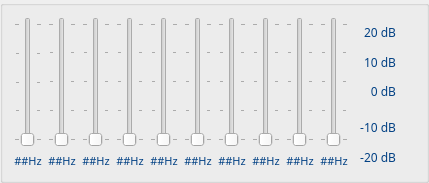
            <widget class="QGroupBox" name="groupBox">
             <property name="minimumSize">
              <size>
               <width>200</width>
               <height>0</height>
              </size>
             </property>
             <property name="maximumSize">
              <size>
               <width>500</width>
               <height>200</height>
              </size>
             </property>
             <property name="font">
              <font>
               <family>Yu Gothic UI Semibold</family>
              </font>
             </property>
             <property name="title">
              <string/>
             </property>
             <property name="alignment">
              <set>Qt::AlignCenter</set>
             </property>
             <property name="flat">
              <bool>false</bool>
             </property>
             <layout class="QGridLayout" name="gridLayout_31">
              <property name="rightMargin">
               <number>30</number>
              </property>
              <item row="0" column="2">
               <layout class="QGridLayout" name="gridLayout_26">
                <item row="0" column="0">
                 <widget class="QSlider" name="verticalSlider_3">
                  <property name="minimumSize">
                   <size>
                    <width>0</width>
                    <height>130</height>
                   </size>
                  </property>
                  <property name="maximumSize">
                   <size>
                    <width>30</width>
                    <height>200</height>
                   </size>
                  </property>
                  <property name="font">
                   <font>
                    <pointsize>10</pointsize>
                   </font>
                  </property>
                  <property name="cursor">
                   <cursorShape>PointingHandCursor</cursorShape>
                  </property>
                  <property name="pageStep">
                   <number>1</number>
                  </property>
                  <property name="orientation">
                   <enum>Qt::Vertical</enum>
                  </property>
                  <property name="tickPosition">
                   <enum>QSlider::TicksBothSides</enum>
                  </property>
                  <property name="tickInterval">
                   <number>25</number>
                  </property>
                 </widget>
                </item>
                <item row="1" column="0">
                 <widget class="QLabel" name="label_3_Hz">
                  <property name="font">
                   <font>
                    <family>Yu Gothic UI Semibold</family>
                    <pointsize>8</pointsize>
                   </font>
                  </property>
                  <property name="styleSheet">
                   <string notr="true">color : rgb(2, 65, 132);</string>
                  </property>
                  <property name="text">
                   <string>##Hz</string>
                  </property>
                  <property name="alignment">
                   <set>Qt::AlignCenter</set>
                  </property>
                 </widget>
                </item>
               </layout>
              </item>
              <item row="0" column="9">
               <layout class="QGridLayout" name="gridLayout_7">
                <item row="1" column="0">
                 <widget class="QLabel" name="label_10_Hz">
                  <property name="font">
                   <font>
                    <family>Yu Gothic UI Semibold</family>
                    <pointsize>8</pointsize>
                   </font>
                  </property>
                  <property name="styleSheet">
                   <string notr="true">color : rgb(2, 65, 132);</string>
                  </property>
                  <property name="text">
                   <string>##Hz</string>
                  </property>
                  <property name="alignment">
                   <set>Qt::AlignCenter</set>
                  </property>
                 </widget>
                </item>
                <item row="0" column="0">
                 <widget class="QSlider" name="verticalSlider_10">
                  <property name="minimumSize">
                   <size>
                    <width>0</width>
                    <height>130</height>
                   </size>
                  </property>
                  <property name="maximumSize">
                   <size>
                    <width>30</width>
                    <height>200</height>
                   </size>
                  </property>
                  <property name="font">
                   <font>
                    <pointsize>10</pointsize>
                   </font>
                  </property>
                  <property name="cursor">
                   <cursorShape>PointingHandCursor</cursorShape>
                  </property>
                  <property name="pageStep">
                   <number>1</number>
                  </property>
                  <property name="orientation">
                   <enum>Qt::Vertical</enum>
                  </property>
                  <property name="tickPosition">
                   <enum>QSlider::TicksBothSides</enum>
                  </property>
                  <property name="tickInterval">
                   <number>25</number>
                  </property>
                 </widget>
                </item>
               </layout>
              </item>
              <item row="0" column="6">
               <layout class="QGridLayout" name="gridLayout_22">
                <item row="0" column="0">
                 <widget class="QSlider" name="verticalSlider_7">
                  <property name="minimumSize">
                   <size>
                    <width>0</width>
                    <height>130</height>
                   </size>
                  </property>
                  <property name="maximumSize">
                   <size>
                    <width>30</width>
                    <height>200</height>
                   </size>
                  </property>
                  <property name="font">
                   <font>
                    <pointsize>10</pointsize>
                   </font>
                  </property>
                  <property name="cursor">
                   <cursorShape>PointingHandCursor</cursorShape>
                  </property>
                  <property name="pageStep">
                   <number>1</number>
                  </property>
                  <property name="orientation">
                   <enum>Qt::Vertical</enum>
                  </property>
                  <property name="tickPosition">
                   <enum>QSlider::TicksBothSides</enum>
                  </property>
                  <property name="tickInterval">
                   <number>25</number>
                  </property>
                 </widget>
                </item>
                <item row="1" column="0">
                 <widget class="QLabel" name="label_7_Hz">
                  <property name="font">
                   <font>
                    <family>Yu Gothic UI Semibold</family>
                    <pointsize>8</pointsize>
                   </font>
                  </property>
                  <property name="styleSheet">
                   <string notr="true">color : rgb(2, 65, 132);</string>
                  </property>
                  <property name="text">
                   <string>##Hz</string>
                  </property>
                  <property name="alignment">
                   <set>Qt::AlignCenter</set>
                  </property>
                 </widget>
                </item>
               </layout>
              </item>
              <item row="0" column="4">
               <layout class="QGridLayout" name="gridLayout_24">
                <item row="0" column="0">
                 <widget class="QSlider" name="verticalSlider_5">
                  <property name="minimumSize">
                   <size>
                    <width>0</width>
                    <height>130</height>
                   </size>
                  </property>
                  <property name="maximumSize">
                   <size>
                    <width>30</width>
                    <height>200</height>
                   </size>
                  </property>
                  <property name="font">
                   <font>
                    <pointsize>10</pointsize>
                   </font>
                  </property>
                  <property name="cursor">
                   <cursorShape>PointingHandCursor</cursorShape>
                  </property>
                  <property name="pageStep">
                   <number>1</number>
                  </property>
                  <property name="orientation">
                   <enum>Qt::Vertical</enum>
                  </property>
                  <property name="tickPosition">
                   <enum>QSlider::TicksBothSides</enum>
                  </property>
                  <property name="tickInterval">
                   <number>25</number>
                  </property>
                 </widget>
                </item>
                <item row="1" column="0">
                 <widget class="QLabel" name="label_5_Hz">
                  <property name="font">
                   <font>
                    <family>Yu Gothic UI Semibold</family>
                    <pointsize>8</pointsize>
                   </font>
                  </property>
                  <property name="styleSheet">
                   <string notr="true">color : rgb(2, 65, 132);</string>
                  </property>
                  <property name="text">
                   <string>##Hz</string>
                  </property>
                  <property name="alignment">
                   <set>Qt::AlignCenter</set>
                  </property>
                 </widget>
                </item>
               </layout>
              </item>
              <item row="0" column="3">
               <layout class="QGridLayout" name="gridLayout_25">
                <item row="0" column="0">
                 <widget class="QSlider" name="verticalSlider_4">
                  <property name="minimumSize">
                   <size>
                    <width>0</width>
                    <height>130</height>
                   </size>
                  </property>
                  <property name="maximumSize">
                   <size>
                    <width>30</width>
                    <height>200</height>
                   </size>
                  </property>
                  <property name="font">
                   <font>
                    <pointsize>10</pointsize>
                   </font>
                  </property>
                  <property name="cursor">
                   <cursorShape>PointingHandCursor</cursorShape>
                  </property>
                  <property name="autoFillBackground">
                   <bool>false</bool>
                  </property>
                  <property name="styleSheet">
                   <string notr="true">QSlider::groove:horizontal {
    border: 1px solid #bbb;
    height: 10px;
    margin: 0px;
    border-radius: 4px;
}

QSlider::sub-page:horizontal {
    background: qlineargradient(x1:0, y1:0, x2:1, y2:0,
        stop:0 rgba(255, 0, 0, 255),
        stop:1 rgba(0, 0, 255, 255));
    height: 10px;
    border-radius: 4px;
}

QSlider::handle:horizontal {
    background: qlineargradient(x1:0, y1:1, x2:0, y2:0,
        stop:0 rgba(255, 255, 255, 255),
        stop:1 rgba(0, 0, 0, 255));
    width: 18px;
    margin-top: -4px;
    margin-bottom: -4px;
    border-radius: 9px;
}
</string>
                  </property>
                  <property name="maximum">
                   <number>99</number>
                  </property>
                  <property name="pageStep">
                   <number>1</number>
                  </property>
                  <property name="orientation">
                   <enum>Qt::Vertical</enum>
                  </property>
                  <property name="invertedAppearance">
                   <bool>false</bool>
                  </property>
                  <property name="invertedControls">
                   <bool>false</bool>
                  </property>
                  <property name="tickPosition">
                   <enum>QSlider::TicksBothSides</enum>
                  </property>
                  <property name="tickInterval">
                   <number>25</number>
                  </property>
                 </widget>
                </item>
                <item row="1" column="0">
                 <widget class="QLabel" name="label_4_Hz">
                  <property name="font">
                   <font>
                    <family>Yu Gothic UI Semibold</family>
                    <pointsize>8</pointsize>
                   </font>
                  </property>
                  <property name="styleSheet">
                   <string notr="true">color : rgb(2, 65, 132);</string>
                  </property>
                  <property name="text">
                   <string>##Hz</string>
                  </property>
                  <property name="alignment">
                   <set>Qt::AlignCenter</set>
                  </property>
                 </widget>
                </item>
               </layout>
              </item>
              <item row="0" column="8">
               <layout class="QGridLayout" name="gridLayout_20">
                <item row="0" column="0">
                 <widget class="QSlider" name="verticalSlider_9">
                  <property name="minimumSize">
                   <size>
                    <width>0</width>
                    <height>130</height>
                   </size>
                  </property>
                  <property name="maximumSize">
                   <size>
                    <width>30</width>
                    <height>200</height>
                   </size>
                  </property>
                  <property name="font">
                   <font>
                    <pointsize>10</pointsize>
                   </font>
                  </property>
                  <property name="cursor">
                   <cursorShape>PointingHandCursor</cursorShape>
                  </property>
                  <property name="pageStep">
                   <number>1</number>
                  </property>
                  <property name="orientation">
                   <enum>Qt::Vertical</enum>
                  </property>
                  <property name="tickPosition">
                   <enum>QSlider::TicksBothSides</enum>
                  </property>
                  <property name="tickInterval">
                   <number>25</number>
                  </property>
                 </widget>
                </item>
                <item row="1" column="0">
                 <widget class="QLabel" name="label_9_Hz">
                  <property name="font">
                   <font>
                    <family>Yu Gothic UI Semibold</family>
                    <pointsize>8</pointsize>
                   </font>
                  </property>
                  <property name="styleSheet">
                   <string notr="true">color : rgb(2, 65, 132);</string>
                  </property>
                  <property name="text">
                   <string>##Hz</string>
                  </property>
                  <property name="alignment">
                   <set>Qt::AlignCenter</set>
                  </property>
                 </widget>
                </item>
               </layout>
              </item>
              <item row="0" column="0">
               <layout class="QGridLayout" name="gridLayout_28">
                <item row="0" column="0">
                 <widget class="QSlider" name="verticalSlider_1">
                  <property name="minimumSize">
                   <size>
                    <width>0</width>
                    <height>130</height>
                   </size>
                  </property>
                  <property name="maximumSize">
                   <size>
                    <width>30</width>
                    <height>200</height>
                   </size>
                  </property>
                  <property name="font">
                   <font>
                    <pointsize>10</pointsize>
                    <weight>50</weight>
                    <bold>false</bold>
                    <strikeout>false</strikeout>
                    <stylestrategy>PreferDefault</stylestrategy>
                   </font>
                  </property>
                  <property name="cursor">
                   <cursorShape>PointingHandCursor</cursorShape>
                  </property>
                  <property name="layoutDirection">
                   <enum>Qt::LeftToRight</enum>
                  </property>
                  <property name="autoFillBackground">
                   <bool>false</bool>
                  </property>
                  <property name="maximum">
                   <number>100</number>
                  </property>
                  <property name="pageStep">
                   <number>1</number>
                  </property>
                  <property name="sliderPosition">
                   <number>0</number>
                  </property>
                  <property name="tracking">
                   <bool>true</bool>
                  </property>
                  <property name="orientation">
                   <enum>Qt::Vertical</enum>
                  </property>
                  <property name="invertedAppearance">
                   <bool>false</bool>
                  </property>
                  <property name="invertedControls">
                   <bool>false</bool>
                  </property>
                  <property name="tickPosition">
                   <enum>QSlider::TicksBothSides</enum>
                  </property>
                  <property name="tickInterval">
                   <number>25</number>
                  </property>
                 </widget>
                </item>
                <item row="1" column="0">
                 <widget class="QLabel" name="label_1_Hz">
                  <property name="font">
                   <font>
                    <family>Yu Gothic UI Semibold</family>
                    <pointsize>8</pointsize>
                   </font>
                  </property>
                  <property name="styleSheet">
                   <string notr="true">color : rgb(2, 65, 132);</string>
                  </property>
                  <property name="text">
                   <string>##Hz</string>
                  </property>
                  <property name="alignment">
                   <set>Qt::AlignCenter</set>
                  </property>
                 </widget>
                </item>
               </layout>
              </item>
              <item row="0" column="7">
               <layout class="QGridLayout" name="gridLayout_21">
                <item row="0" column="0">
                 <widget class="QSlider" name="verticalSlider_8">
                  <property name="minimumSize">
                   <size>
                    <width>0</width>
                    <height>130</height>
                   </size>
                  </property>
                  <property name="maximumSize">
                   <size>
                    <width>30</width>
                    <height>200</height>
                   </size>
                  </property>
                  <property name="font">
                   <font>
                    <pointsize>10</pointsize>
                   </font>
                  </property>
                  <property name="cursor">
                   <cursorShape>PointingHandCursor</cursorShape>
                  </property>
                  <property name="pageStep">
                   <number>1</number>
                  </property>
                  <property name="orientation">
                   <enum>Qt::Vertical</enum>
                  </property>
                  <property name="tickPosition">
                   <enum>QSlider::TicksBothSides</enum>
                  </property>
                  <property name="tickInterval">
                   <number>25</number>
                  </property>
                 </widget>
                </item>
                <item row="1" column="0">
                 <widget class="QLabel" name="label_8_HZ">
                  <property name="font">
                   <font>
                    <family>Yu Gothic UI Semibold</family>
                    <pointsize>8</pointsize>
                   </font>
                  </property>
                  <property name="styleSheet">
                   <string notr="true">color : rgb(2, 65, 132);</string>
                  </property>
                  <property name="text">
                   <string>##Hz</string>
                  </property>
                  <property name="alignment">
                   <set>Qt::AlignCenter</set>
                  </property>
                 </widget>
                </item>
               </layout>
              </item>
              <item row="0" column="1">
               <layout class="QGridLayout" name="gridLayout_27">
                <item row="0" column="0">
                 <widget class="QSlider" name="verticalSlider_2">
                  <property name="minimumSize">
                   <size>
                    <width>0</width>
                    <height>130</height>
                   </size>
                  </property>
                  <property name="maximumSize">
                   <size>
                    <width>30</width>
                    <height>200</height>
                   </size>
                  </property>
                  <property name="font">
                   <font>
                    <pointsize>10</pointsize>
                   </font>
                  </property>
                  <property name="cursor">
                   <cursorShape>PointingHandCursor</cursorShape>
                  </property>
                  <property name="pageStep">
                   <number>1</number>
                  </property>
                  <property name="orientation">
                   <enum>Qt::Vertical</enum>
                  </property>
                  <property name="tickPosition">
                   <enum>QSlider::TicksBothSides</enum>
                  </property>
                  <property name="tickInterval">
                   <number>25</number>
                  </property>
                 </widget>
                </item>
                <item row="1" column="0">
                 <widget class="QLabel" name="label_2_Hz">
                  <property name="font">
                   <font>
                    <family>Yu Gothic UI Semibold</family>
                    <pointsize>8</pointsize>
                   </font>
                  </property>
                  <property name="styleSheet">
                   <string notr="true">color : rgb(2, 65, 132);</string>
                  </property>
                  <property name="text">
                   <string>##Hz</string>
                  </property>
                  <property name="alignment">
                   <set>Qt::AlignCenter</set>
                  </property>
                 </widget>
                </item>
               </layout>
              </item>
              <item row="0" column="5">
               <layout class="QGridLayout" name="gridLayout_23">
                <item row="0" column="0">
                 <widget class="QSlider" name="verticalSlider_6">
                  <property name="minimumSize">
                   <size>
                    <width>0</width>
                    <height>130</height>
                   </size>
                  </property>
                  <property name="maximumSize">
                   <size>
                    <width>30</width>
                    <height>200</height>
                   </size>
                  </property>
                  <property name="font">
                   <font>
                    <pointsize>10</pointsize>
                   </font>
                  </property>
                  <property name="cursor">
                   <cursorShape>PointingHandCursor</cursorShape>
                  </property>
                  <property name="pageStep">
                   <number>1</number>
                  </property>
                  <property name="orientation">
                   <enum>Qt::Vertical</enum>
                  </property>
                  <property name="tickPosition">
                   <enum>QSlider::TicksBothSides</enum>
                  </property>
                  <property name="tickInterval">
                   <number>25</number>
                  </property>
                 </widget>
                </item>
                <item row="1" column="0">
                 <widget class="QLabel" name="label_6_Hz">
                  <property name="font">
                   <font>
                    <family>Yu Gothic UI Semibold</family>
                    <pointsize>8</pointsize>
                   </font>
                  </property>
                  <property name="styleSheet">
                   <string notr="true">color : rgb(2, 65, 132);</string>
                  </property>
                  <property name="text">
                   <string>##Hz</string>
                  </property>
                  <property name="alignment">
                   <set>Qt::AlignCenter</set>
                  </property>
                 </widget>
                </item>
               </layout>
              </item>
              <item row="0" column="10">
               <layout class="QGridLayout" name="gridLayout_29" rowstretch="0,0,0,0,0">
                <property name="topMargin">
                 <number>0</number>
                </property>
                <property name="bottomMargin">
                 <number>3</number>
                </property>
                <property name="verticalSpacing">
                 <number>0</number>
                </property>
                <item row="4" column="0">
                 <widget class="QLabel" name="label_18">
                  <property name="minimumSize">
                   <size>
                    <width>42</width>
                    <height>0</height>
                   </size>
                  </property>
                  <property name="maximumSize">
                   <size>
                    <width>35</width>
                    <height>16777215</height>
                   </size>
                  </property>
                  <property name="font">
                   <font>
                    <family>Yu Gothic UI Semibold</family>
                    <pointsize>9</pointsize>
                   </font>
                  </property>
                  <property name="styleSheet">
                   <string notr="true">color : rgb(2, 65, 132);</string>
                  </property>
                  <property name="text">
                   <string>-20 dB</string>
                  </property>
                  <property name="alignment">
                   <set>Qt::AlignBottom|Qt::AlignRight|Qt::AlignTrailing</set>
                  </property>
                 </widget>
                </item>
                <item row="2" column="0">
                 <widget class="QLabel" name="label_16">
                  <property name="minimumSize">
                   <size>
                    <width>42</width>
                    <height>0</height>
                   </size>
                  </property>
                  <property name="maximumSize">
                   <size>
                    <width>35</width>
                    <height>16777215</height>
                   </size>
                  </property>
                  <property name="font">
                   <font>
                    <family>Yu Gothic UI Semibold</family>
                    <pointsize>9</pointsize>
                   </font>
                  </property>
                  <property name="styleSheet">
                   <string notr="true">color : rgb(2, 65, 132);</string>
                  </property>
                  <property name="text">
                   <string>0 dB</string>
                  </property>
                  <property name="alignment">
                   <set>Qt::AlignRight|Qt::AlignTrailing|Qt::AlignVCenter</set>
                  </property>
                 </widget>
                </item>
                <item row="1" column="0">
                 <widget class="QLabel" name="label_14">
                  <property name="minimumSize">
                   <size>
                    <width>42</width>
                    <height>0</height>
                   </size>
                  </property>
                  <property name="maximumSize">
                   <size>
                    <width>35</width>
                    <height>16777215</height>
                   </size>
                  </property>
                  <property name="font">
                   <font>
                    <family>Yu Gothic UI Semibold</family>
                    <pointsize>9</pointsize>
                   </font>
                  </property>
                  <property name="styleSheet">
                   <string notr="true">color : rgb(2, 65, 132);</string>
                  </property>
                  <property name="text">
                   <string>10 dB</string>
                  </property>
                  <property name="alignment">
                   <set>Qt::AlignRight|Qt::AlignTrailing|Qt::AlignVCenter</set>
                  </property>
                 </widget>
                </item>
                <item row="0" column="0">
                 <widget class="QLabel" name="label_15">
                  <property name="minimumSize">
                   <size>
                    <width>42</width>
                    <height>0</height>
                   </size>
                  </property>
                  <property name="maximumSize">
                   <size>
                    <width>35</width>
                    <height>16777215</height>
                   </size>
                  </property>
                  <property name="font">
                   <font>
                    <family>Yu Gothic UI Semibold</family>
                    <pointsize>9</pointsize>
                   </font>
                  </property>
                  <property name="styleSheet">
                   <string notr="true">color : rgb(2, 65, 132);</string>
                  </property>
                  <property name="text">
                   <string>20 dB</string>
                  </property>
                  <property name="alignment">
                   <set>Qt::AlignRight|Qt::AlignTrailing|Qt::AlignVCenter</set>
                  </property>
                  <property name="margin">
                   <number>0</number>
                  </property>
                 </widget>
                </item>
                <item row="3" column="0">
                 <widget class="QLabel" name="label_17">
                  <property name="minimumSize">
                   <size>
                    <width>42</width>
                    <height>0</height>
                   </size>
                  </property>
                  <property name="maximumSize">
                   <size>
                    <width>35</width>
                    <height>16777215</height>
                   </size>
                  </property>
                  <property name="font">
                   <font>
                    <family>Yu Gothic UI Semibold</family>
                    <pointsize>9</pointsize>
                   </font>
                  </property>
                  <property name="styleSheet">
                   <string notr="true">color : rgb(2, 65, 132);</string>
                  </property>
                  <property name="text">
                   <string>-10 dB</string>
                  </property>
                  <property name="alignment">
                   <set>Qt::AlignBottom|Qt::AlignRight|Qt::AlignTrailing</set>
                  </property>
                 </widget>
                </item>
               </layout>
              </item>
             </layout>
            </widget>
